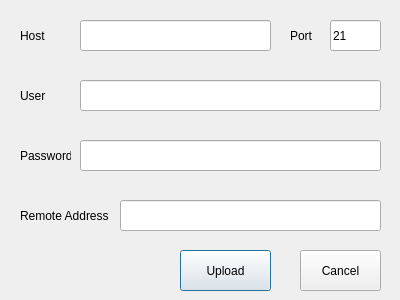
<?xml version="1.0" encoding="UTF-8"?>
<ui version="4.0">
 <class>FTPDialog</class>
 <widget class="QDialog" name="FTPDialog">
  <property name="geometry">
   <rect>
    <x>0</x>
    <y>0</y>
    <width>400</width>
    <height>300</height>
   </rect>
  </property>
  <property name="windowTitle">
   <string>Dialog</string>
  </property>
  <widget class="QPushButton" name="upload">
   <property name="geometry">
    <rect>
     <x>180</x>
     <y>250</y>
     <width>91</width>
     <height>41</height>
    </rect>
   </property>
   <property name="text">
    <string>Upload</string>
   </property>
  </widget>
  <widget class="QPushButton" name="cancel">
   <property name="geometry">
    <rect>
     <x>300</x>
     <y>250</y>
     <width>81</width>
     <height>41</height>
    </rect>
   </property>
   <property name="text">
    <string>Cancel</string>
   </property>
  </widget>
  <widget class="QLineEdit" name="lineEdit">
   <property name="geometry">
    <rect>
     <x>80</x>
     <y>20</y>
     <width>191</width>
     <height>31</height>
    </rect>
   </property>
  </widget>
  <widget class="QLineEdit" name="lineEdit_2">
   <property name="geometry">
    <rect>
     <x>330</x>
     <y>20</y>
     <width>51</width>
     <height>31</height>
    </rect>
   </property>
   <property name="inputMask">
    <string/>
   </property>
   <property name="text">
    <string>21</string>
   </property>
   <property name="echoMode">
    <enum>QLineEdit::Normal</enum>
   </property>
   <property name="placeholderText">
    <string/>
   </property>
  </widget>
  <widget class="QLineEdit" name="lineEdit_3">
   <property name="geometry">
    <rect>
     <x>80</x>
     <y>80</y>
     <width>301</width>
     <height>31</height>
    </rect>
   </property>
  </widget>
  <widget class="QLineEdit" name="lineEdit_4">
   <property name="geometry">
    <rect>
     <x>80</x>
     <y>140</y>
     <width>301</width>
     <height>31</height>
    </rect>
   </property>
   <property name="echoMode">
    <enum>QLineEdit::Password</enum>
   </property>
  </widget>
  <widget class="QLineEdit" name="lineEdit_5">
   <property name="geometry">
    <rect>
     <x>120</x>
     <y>200</y>
     <width>261</width>
     <height>31</height>
    </rect>
   </property>
  </widget>
  <widget class="QLabel" name="label">
   <property name="geometry">
    <rect>
     <x>20</x>
     <y>20</y>
     <width>41</width>
     <height>31</height>
    </rect>
   </property>
   <property name="text">
    <string>Host</string>
   </property>
  </widget>
  <widget class="QLabel" name="label_2">
   <property name="geometry">
    <rect>
     <x>290</x>
     <y>20</y>
     <width>41</width>
     <height>31</height>
    </rect>
   </property>
   <property name="text">
    <string>Port</string>
   </property>
  </widget>
  <widget class="QLabel" name="label_3">
   <property name="geometry">
    <rect>
     <x>20</x>
     <y>80</y>
     <width>41</width>
     <height>31</height>
    </rect>
   </property>
   <property name="text">
    <string>User</string>
   </property>
  </widget>
  <widget class="QLabel" name="label_4">
   <property name="geometry">
    <rect>
     <x>20</x>
     <y>140</y>
     <width>51</width>
     <height>31</height>
    </rect>
   </property>
   <property name="text">
    <string>Password</string>
   </property>
  </widget>
  <widget class="QLabel" name="label_5">
   <property name="geometry">
    <rect>
     <x>20</x>
     <y>200</y>
     <width>91</width>
     <height>31</height>
    </rect>
   </property>
   <property name="text">
    <string>Remote Address</string>
   </property>
  </widget>
  <widget class="QLabel" name="status">
   <property name="geometry">
    <rect>
     <x>20</x>
     <y>250</y>
     <width>141</width>
     <height>31</height>
    </rect>
   </property>
   <property name="text">
    <string/>
   </property>
  </widget>
 </widget>
 <resources/>
 <connections/>
</ui>
